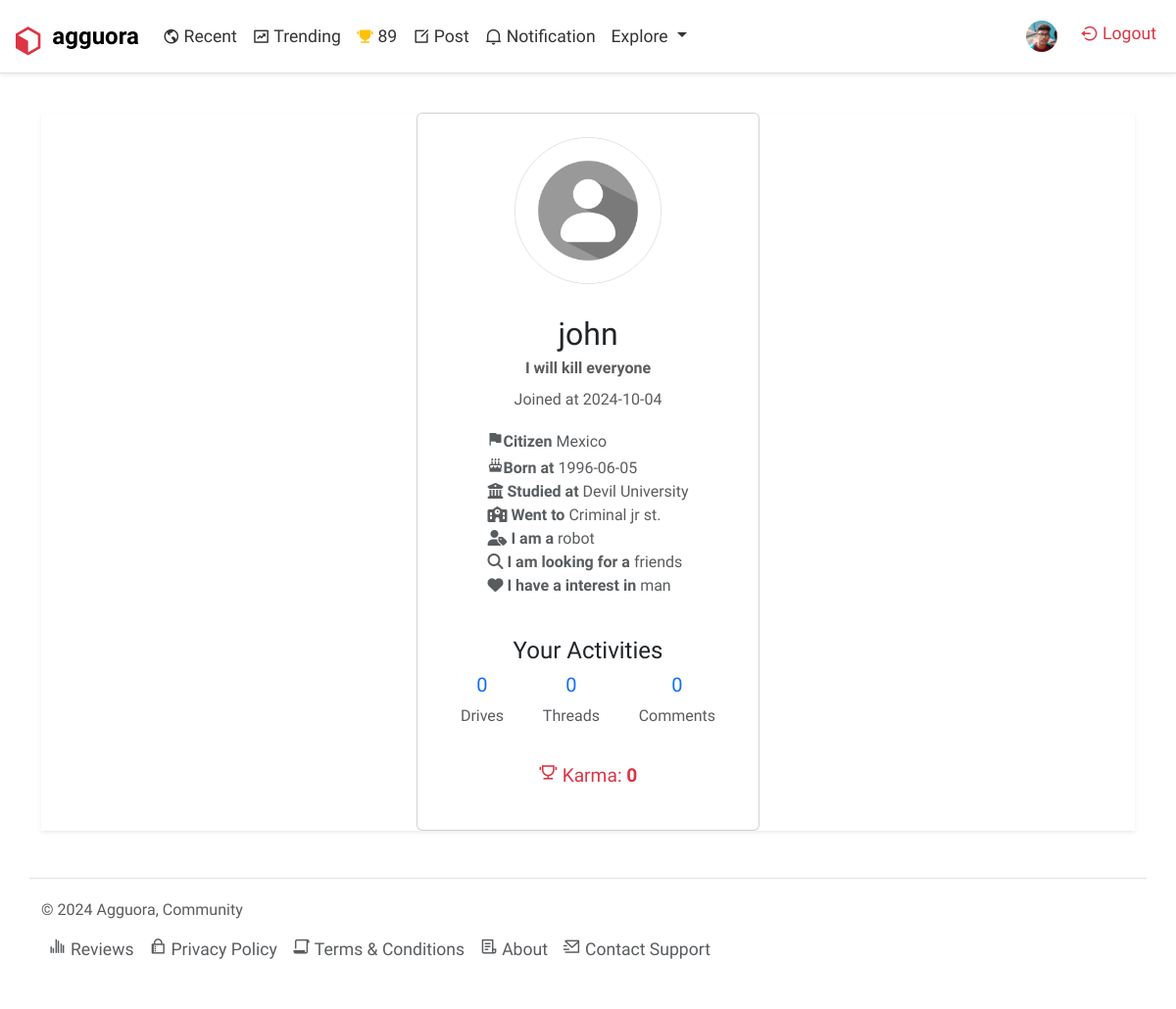
The app's page /group/members/allprofile.php?user=88 (signed in) with its own data.
### tables this page shows
CREATE TABLE `user` (
  `id` int(11) NOT NULL,
  `username` varchar(20) NOT NULL,
  `password` varchar(225) NOT NULL,
  `repassword` varchar(225) NOT NULL,
  `datetime` date NOT NULL DEFAULT current_timestamp(),
  `profile_pic` varchar(9999) NOT NULL DEFAULT 'demoprofile.png',
  `about` text NOT NULL,
  `gender` varchar(20) NOT NULL,
  `country` varchar(50) NOT NULL,
  `cake_day` varchar(25) NOT NULL,
  `email` varchar(255) NOT NULL,
  `session_token` int(255) NOT NULL,
  `school` varchar(255) NOT NULL,
  `clg_university` varchar(255) NOT NULL,
  `status` varchar(255) NOT NULL,
  `looking_for` varchar(255) NOT NULL,
  `interest_in` varchar(255) NOT NULL
);

### group/members/allprofile.php (the view, shortened to what this page needs)
<?php
include "../../include/db_connection.php";
?>
<!DOCTYPE html>
<html lang="en">
<head>
     <?php include "../../include/bootstrapcss-and-icons.php"; ?>
</head>
<body>
     <?php include "../../include/../../include/header.php"; ?>
     <?php
     if (isset($_GET['user'])) {
          $userId = mysqli_real_escape_string($conn, $_GET['user']);
          $sql = "SELECT * FROM `user` WHERE id = '$userId'";
          $result = mysqli_query($conn, $sql);
          if ($result) {
               if (mysqli_num_rows($result) > 0) {
                    while ($member = mysqli_fetch_assoc($result)) {
                         ?>
<div class="container d-flex flex-column py-4 my-3">
                        <center>
                            <div class=" shadow-sm rounded-lg border-0 bg-white">
                                <div class="card bg-white p-4">
                                    <div class="d-flex flex-column justify-content-center align-items-center text-center">
                                        <?php if (empty($member['profile_pic'])) { ?>
                                            <img src="../../media/images/default.jpg" class="rounded-circle border mb-3"
                                                alt="Default Profile Picture" height="150" width="150" id="profile-img" />
                                        <?php } else { ?>
                                             <img src="../../media/images/<?php echo $member['profile_pic']; ?>" class="profile-pic mb-3" id="profile-img" alt="<?php echo $pro['about']; ?>" />
                                        <?php } ?>
                                        <h2 class="text-dark mt-3 mb-1"><?php echo $member['username']; ?></h2>
                                        <p class="text-muted mb-2"><strong><?php echo $member['about']; ?></strong></p>
                                        <span class="text-muted">Joined at <?php echo $member['datetime']; ?></span>
                                        <div class="my-3 text-start">
                                        <span class="text-muted"><strong> <i class="ri-flag-fill"></i>Citizen </strong> <?php echo $member['country']; ?></span><br>
                                        <span class="text-muted"><strong> <i class="ri-cake-2-fill"></i>Born at</strong> <?php echo $member['cake_day']; ?></span><br>
                                        <?php
                                            if(!empty($member['clg_university'])){
                                                echo '<span class="text-muted"><strong><i class="fas fa-university"></i> Studied at
                                        </strong>'.$member['clg_university'].'</span><br>';
                                            }else{
                                            }
                                            ?>
                                            <?php
                                            if (!empty($member['clg_university'])){
                                                if(!empty($member['school'])){
                                                    echo '<span class="text-muted"><strong><i class="fas fa-school"></i> Went to
                                                </strong>'.$member['school'].'</span><br>';
                                                }else{
                                                }
                                            }else{
                                                 if(!empty($member['school'])){
                                                    echo '<span class="text-muted"><strong><i class="fas fa-school"></i> Studied at
                                                </strong>'.$member['school'].'</span>';
                                                }else{
                                                }
                                            }
                                            ?>
                         <span class="text-muted"><strong> <i class="fas fa-user-tag"></i> I am a </strong> <?php echo $member['status']; ?></span><br>
                         <span class="text-muted"><strong> <i class="fas fa-search"></i> I am looking for a </strong> <?php echo $member['looking_for']; ?></span><br>
                         <span class="text-muted"><strong> <i class="fas fa-heart"></i> I have a interest in </strong> <?php echo $member['interest_in']; ?></span><br>
                                        </div>
                                        <div class="w-100 mt-4">
                                            <h4 class="text-dark">Your Activities</h4>
                                            <div class="d-flex justify-content-around">
                                                <?php
                                                $user_id = $member['id'];
                                                $sql_count = "SELECT COUNT(*) AS total_rows FROM `catagory` WHERE created_by = '{$user_id}'";
                                                $result = mysqli_query($conn, $sql_count);
                                                $row = mysqli_fetch_assoc($result);
                                                $disks = $row['total_rows'];
                                                ?>
                                                <div>
                                                    <h5 class="text-primary"><?php echo $disks; ?></h5>
                                                    <p class="text-muted">Drives</p>
                                                </div>
                                                <?php
                                                $sql_count = "SELECT COUNT(*) AS total_rows FROM `threads` WHERE thread_user_id = '{$user_id}'";
                                                $result = mysqli_query($conn, $sql_count);
                                                $row = mysqli_fetch_assoc($result);
                                                $threads = $row['total_rows'];
                                                ?>
                                                <div>
                                                    <h5 class="text-primary"><?php echo $threads; ?></h5>
                                                    <p class="text-muted">Threads</p>
                                                </div>
                                                <?php
                                                $sql_count = "SELECT COUNT(*) AS total_rows FROM `comments` WHERE comment_by = '{$user_id}'";
                                                $result = mysqli_query($conn, $sql_count);
                                                $row = mysqli_fetch_assoc($result);
                                                $comments = $row['total_rows'];
                                                ?>
                                                <div>
                                                    <h5 class="text-primary"><?php echo $comments; ?></h5>
                                                    <p class="text-muted">Comments</p>
                                                </div>
                                            </div>
                                            <?php
                                            $karma = $disks + $threads + $comments;
                                            ?>
                                            <div class="mt-3">
                                                <p class="text-danger" style="font-size:1.2rem;">
                                                    <i class="ri-trophy-line"></i> Karma: <strong><?php echo $karma; ?></strong>
                                                </p>
                                            </div>
                                        </div>
                                    </div>
                                </div>
                            </div>
                        </center>
                    </div>
                         <?php
                    }
               }
          }
     } else {
          ?>
          <script>window.location.href="index.php";</script>
          <?php
     }
     ?>
     <?php include "../../include/footer.php"; ?>
</body>
</html>

### include/header.php (shortened to what this page needs)
<!DOCTYPE html>
<html lang="en">
<head>
     <link href="https://cdn.jsdelivr.net/npm/bootstrap@5.3.1/dist/css/bootstrap.min.css" rel="stylesheet">
     <link href="https://cdn.jsdelivr.net/npm/remixicon@2.5.0/fonts/remixicon.css" rel="stylesheet">
</head>
<body>
     <nav class="navbar navbar-expand-lg shadow-sm">
          <div class="container-fluid">
               <a class="navbar-brand d-flex align-items-center" href="../../home/main.php">
                    <i class="ri-box-2-line text-danger me-2" style="font-size: 2rem;"></i>
                    <span><strong>agguora</strong></span>
               </a>
               <div class="collapse navbar-collapse" id="navbarNav">
                    <ul class="navbar-nav me-auto">
                         <li class="nav-item">
                              <a class="nav-link d-flex align-items-center" href="home/main.php">
                                   <i class="ri-earth-line me-1"></i> Recent
                              </a>
                         </li>
                         <li class="nav-item">
                              <a class="nav-link d-flex align-items-center" href="home/trending.php">
                                   <i class="ri-funds-box-line me-1"></i> Trending
                              </a>
                         </li>
                         <li class="nav-item">
                              <?php
                              if (isset($_SESSION['username'])){
                              $username = $_SESSION['username'];
                              $user_db = "SELECT * FROM `user` WHERE username= '{$username}'";
                              $run = mysqli_query($conn, $user_db);
                              if ($run && mysqli_num_rows($run) > 0) {
                                   $u = mysqli_fetch_assoc($run);
                                   $user_id = $u['id'];
                                   $sql_count = "SELECT COUNT(*) AS total_rows FROM `catagory` WHERE created_by = '{$user_id}'";
                                   $result = mysqli_query($conn, $sql_count);
                                   $disks = $result && mysqli_num_rows($result) > 0 ? mysqli_fetch_assoc($result)['total_rows'] : 0;
                                   $sql_count = "SELECT COUNT(*) AS total_rows FROM `threads` WHERE thread_user_id = '{$user_id}'";
                                   $result = mysqli_query($conn, $sql_count);
                                   $threads = $result && mysqli_num_rows($result) > 0 ? mysqli_fetch_assoc($result)['total_rows'] : 0;
                                   $sql_count = "SELECT COUNT(*) AS total_rows FROM `comments` WHERE comment_by = '{$user_id}'";
                                   $result = mysqli_query($conn, $sql_count);
                                   $comments = $result && mysqli_num_rows($result) > 0 ? mysqli_fetch_assoc($result)['total_rows'] : 0;
                                   $karma = $disks + $threads + $comments;
                                   ?>
                                   <a class="nav-link d-flex align-items-center" href="profile.php">
                                        <i class="ri-trophy-fill me-1 text-warning"></i> <span><?php echo $karma; ?></span>
                                   </a>
                              <?php }}else{
                              } ?>
                         </li>
                         <li class="nav-item">
                              <a class="nav-link d-flex align-items-center"
                                   href="<?php echo isset($_SESSION['username']) ? 'newpost.php' : 'login.php'; ?>">
                                   <i class="ri-edit-box-line me-1"></i> Post
                              </a>
                         </li>
                         <li class="nav-item">
                              <a class="nav-link d-flex align-items-center"
                                   href="<?php echo isset($_SESSION['username']) ? 'notification.php' : 'login.php'; ?>">
                                   <i class="ri-notification-2-line"></i>&nbsp;Notification
                              </a>
                         </li>
                         <li class="nav-item dropdown">
                              <a class="nav-link dropdown-toggle" href="#" id="exploreDropdown" role="button"
                                   data-bs-toggle="dropdown" aria-expanded="false">
                                   Explore
                              </a>
                         </li>
                         </ul>
                    <ul class="navbar-nav">
                         <li class="nav-item">
                              <a class="nav-link d-flex align-items-center"
                                   href="<?php echo isset($_SESSION['username']) ? 'profile.php' : 'login.php'; ?>">
                                   <?php if (isset($_SESSION['username'])) { ?>
                                        <?php
                                        $userId = $_SESSION['id'];
                                        $sql = "SELECT * FROM `user` WHERE id = '{$userId}'";
                                        $result = mysqli_query($conn, $sql);
                                        if ($result && mysqli_num_rows($result) > 0) {
                                             $dp = mysqli_fetch_assoc($result);
                                             ?>
                                             <img src="../../media/images/<?php echo $dp['profile_pic']; ?>" class="rounded-circle me-2"
                                                  alt="<?php echo htmlspecialchars($dp['about']); ?>"
                                                  style="width: 32px; height: 32px; object-fit: cover;">
                                        <?php } ?>
                                   <?php } else { ?>
                                        <i class="ri-account-circle-line me-1"></i>
                                   <?php } ?>
                              </a>
                         </li>
                         <?php if (isset($_SESSION['username'])) { ?>
                              <li class="nav-item">
                              <a class="nav-link d-flex align-items-center text-danger" href="logout.php">
                              <i class="ri-logout-circle-line"></i>&nbsp;Logout
                              </a>
                              </li>
                         <?php } ?>
                    </ul>
               </div>
          </div>
     </nav>
</body>
</html>

### include/fonts.php (style rules this page uses)
* { font-family: "Mukta", sans-serif; font-weight: 400; font-style: normal; }

### group/members/allprofile.php (style rules this page uses)
ul li { list-style-type: none; }
* { margin: 0; padding: 0 }
.card { width: 350px; background-color: #efefef; border: none; cursor: pointer; transition: all 0.5s; }

### include/header.php (style rules this page uses)
.navbar { background-color: #fff; border-bottom: 1px solid #e0e0e0; }
.navbar-brand { font-size: 1.5rem; font-weight: bold; }
.nav-link { color: #333; font-size: 1.1rem; }

### records on screen
user: profile_pic (picture)
user: username "john", about "I will kill everyone", datetime "2024-10-04", country "Mexico", cake_day "1996-06-05", clg_university "Devil University", school "Criminal jr st.", status "robot", looking_for "friends", interest_in "man", disks "0", threads "0", comments "0", karma "0"

### other values on screen
$karma "89"
